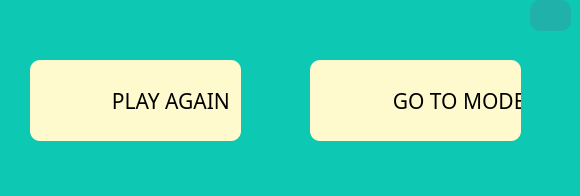
<?xml version="1.0" encoding="UTF-8"?>
<ui version="4.0">
 <class>MainWindow</class>
 <widget class="QMainWindow" name="MainWindow">
  <property name="geometry">
   <rect>
    <x>0</x>
    <y>0</y>
    <width>580</width>
    <height>196</height>
   </rect>
  </property>
  <property name="windowTitle">
   <string>MainWindow</string>
  </property>
  <property name="styleSheet">
   <string notr="true">background-color: rgb(13, 200, 178);</string>
  </property>
  <widget class="QWidget" name="centralwidget">
   <widget class="QLabel" name="label_3">
    <property name="geometry">
     <rect>
      <x>30</x>
      <y>60</y>
      <width>211</width>
      <height>91</height>
     </rect>
    </property>
    <property name="styleSheet">
     <string notr="true">border-image: url(:/myimage/image/shadow.png);
border-radius: 10px;</string>
    </property>
    <property name="text">
     <string/>
    </property>
   </widget>
   <widget class="QPushButton" name="playagain">
    <property name="geometry">
     <rect>
      <x>30</x>
      <y>60</y>
      <width>211</width>
      <height>81</height>
     </rect>
    </property>
    <property name="font">
     <font>
      <family>Showcard Gothic</family>
      <pointsize>16</pointsize>
     </font>
    </property>
    <property name="styleSheet">
     <string notr="true">background-color:rgb(255,250,205);
border-radius: 10px;</string>
    </property>
    <property name="text">
     <string>             PLAY AGAIN</string>
    </property>
   </widget>
   <widget class="QLabel" name="label_4">
    <property name="geometry">
     <rect>
      <x>50</x>
      <y>80</y>
      <width>41</width>
      <height>41</height>
     </rect>
    </property>
    <property name="styleSheet">
     <string notr="true">border-image: url(:/myimage/image/retry.png);
background-color:rgb(255,250,205);</string>
    </property>
    <property name="text">
     <string/>
    </property>
   </widget>
   <widget class="QLabel" name="label_5">
    <property name="geometry">
     <rect>
      <x>310</x>
      <y>60</y>
      <width>211</width>
      <height>91</height>
     </rect>
    </property>
    <property name="styleSheet">
     <string notr="true">border-image: url(:/myimage/image/shadow.png);
border-radius: 10px;</string>
    </property>
    <property name="text">
     <string/>
    </property>
   </widget>
   <widget class="QLabel" name="label_6">
    <property name="geometry">
     <rect>
      <x>330</x>
      <y>80</y>
      <width>41</width>
      <height>41</height>
     </rect>
    </property>
    <property name="styleSheet">
     <string notr="true">border-image: url(:/myimage/image/Menu.png);
background-color:rgb(255,250,205);</string>
    </property>
    <property name="text">
     <string/>
    </property>
   </widget>
   <widget class="QPushButton" name="mode">
    <property name="geometry">
     <rect>
      <x>310</x>
      <y>60</y>
      <width>211</width>
      <height>81</height>
     </rect>
    </property>
    <property name="font">
     <font>
      <family>Showcard Gothic</family>
      <pointsize>16</pointsize>
     </font>
    </property>
    <property name="styleSheet">
     <string notr="true">background-color:rgb(255,250,205);
border-radius: 10px;</string>
    </property>
    <property name="text">
     <string>                GO TO MODE</string>
    </property>
   </widget>
   <widget class="QLabel" name="label">
    <property name="geometry">
     <rect>
      <x>330</x>
      <y>80</y>
      <width>41</width>
      <height>41</height>
     </rect>
    </property>
    <property name="styleSheet">
     <string notr="true">background-color:rgb(255,250,205);
border-image: url(:/myimage/image/Menu.png);
</string>
    </property>
    <property name="text">
     <string/>
    </property>
   </widget>
   <widget class="QLabel" name="label_9">
    <property name="geometry">
     <rect>
      <x>520</x>
      <y>0</y>
      <width>51</width>
      <height>31</height>
     </rect>
    </property>
    <property name="styleSheet">
     <string notr="true">border-image: url(:/myimage/image/shadow.png);
border-image: url(:/myimage/image/shadow.png);
border-radius: 10px;</string>
    </property>
    <property name="text">
     <string/>
    </property>
   </widget>
   <widget class="QPushButton" name="sound_3">
    <property name="geometry">
     <rect>
      <x>530</x>
      <y>0</y>
      <width>41</width>
      <height>31</height>
     </rect>
    </property>
    <property name="styleSheet">
     <string notr="true">background-color: rgb(32,178,170);
image:url(:/myimage/image/sound_on.png);
border-radius: 10px;
</string>
    </property>
    <property name="text">
     <string/>
    </property>
   </widget>
  </widget>
  <widget class="QMenuBar" name="menubar">
   <property name="geometry">
    <rect>
     <x>0</x>
     <y>0</y>
     <width>580</width>
     <height>17</height>
    </rect>
   </property>
  </widget>
  <widget class="QStatusBar" name="statusbar"/>
 </widget>
 <resources/>
 <connections/>
</ui>
